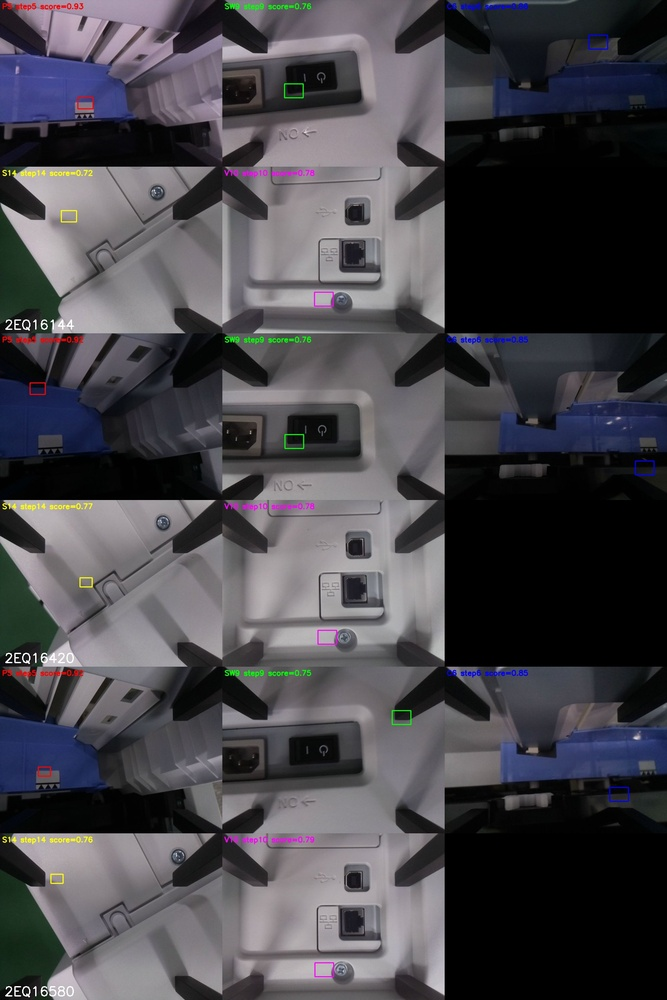
#> input picture reports/box_check_3products.jpg, 667 x 1000 px, shrunk from 1536 x 2304 before the run
$ python -i handcrafted.py   (imports and definitions only)   (older library calls are emulated)
#> lines starting #> are read from the running program, lines starting #| are printed output that depends on the picture
#> further down, picture is the input picture: shape (1000, 667, 3); mean B, G, R 74, 68.7, 70.3
"""수작업(handcrafted) 특징 추출 — CPU 경량 접근의 기본 후보.

EDA(reports/eda_summary.md §6,§7)에서 확인한 두 가지 잡음원에 대응하도록 설계했다:
  - 조명/반사 변화: 원본 밝기(intensity) 대신 그래디언트 방향(형태)을 특징으로 삼는다.
  - 저채도(흰색/회색) 표면의 Hue 불안정: Hue 히스토그램을 채도(Saturation)로 가중해,
    채도가 낮은 픽셀은 자동으로 영향력이 작아지게 한다.
"""
from __future__ import annotations

import cv2
import numpy as np


def edge_orientation_hist(image: np.ndarray, bins: int = 9) -> np.ndarray:
    """그래디언트 방향 히스토그램 (크기로 가중) — 밝기 절대값이 아니라 형태/구조를 포착."""
#> called with bins = 9
    gray = cv2.cvtColor(image, cv2.COLOR_BGR2GRAY) if image.ndim == 3 else image
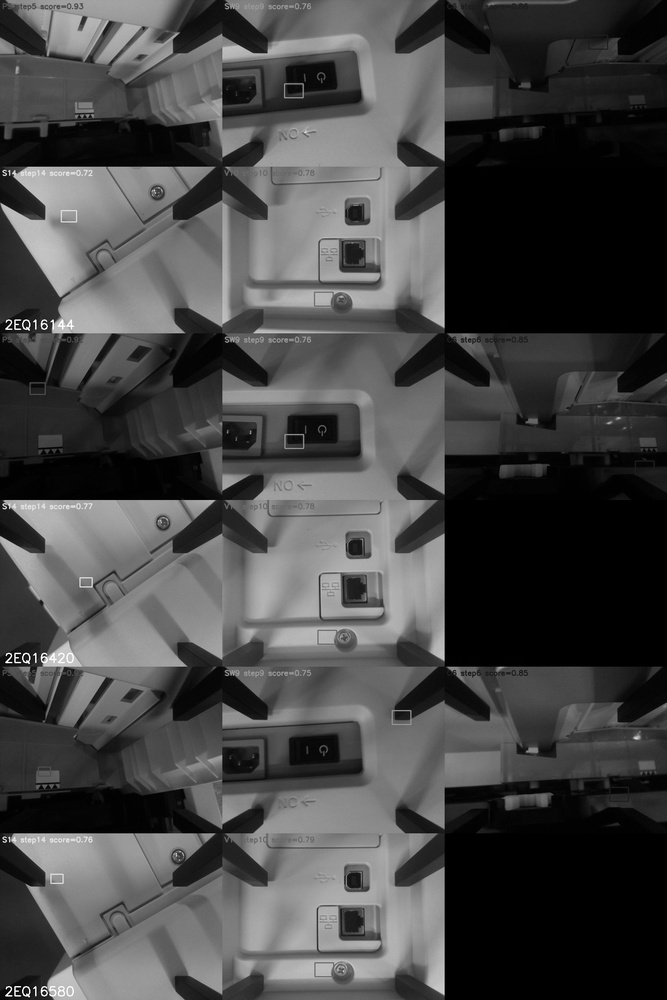
#> gray: shape (1000, 667); min 0, max 255, mean 69.8
    gray = gray.astype(np.float32)
    gx = cv2.Sobel(gray, cv2.CV_32F, 1, 0, ksize=3)
    gy = cv2.Sobel(gray, cv2.CV_32F, 0, 1, ksize=3)
    mag, ang = cv2.cartToPolar(gx, gy, angleInDegrees=True)
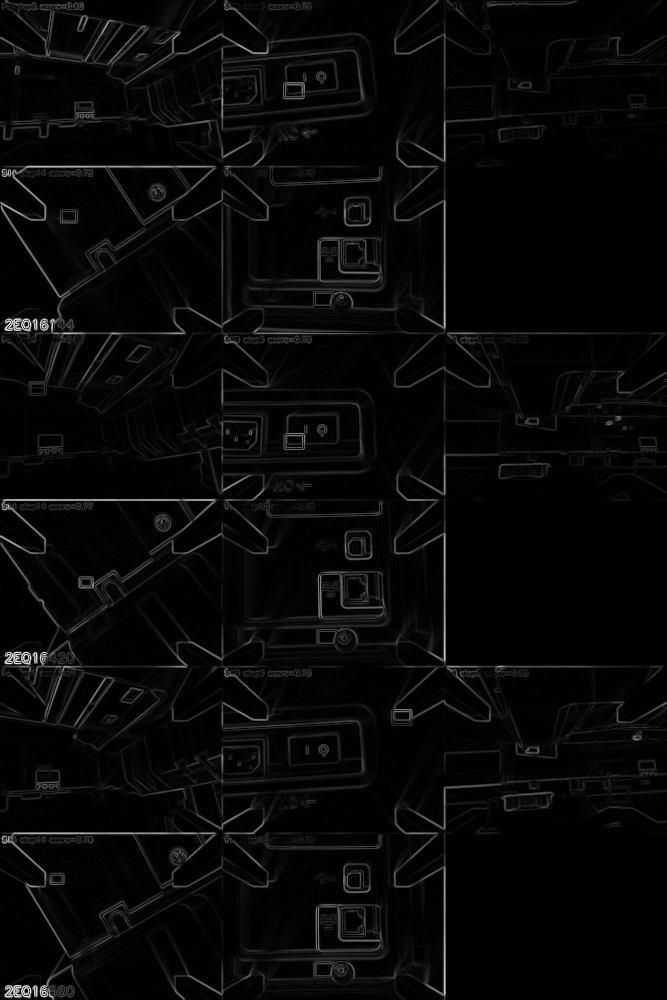
#> mag: shape (1000, 667) float32; min 0, max 1036.7, mean 32.6; drawn with min black and max white
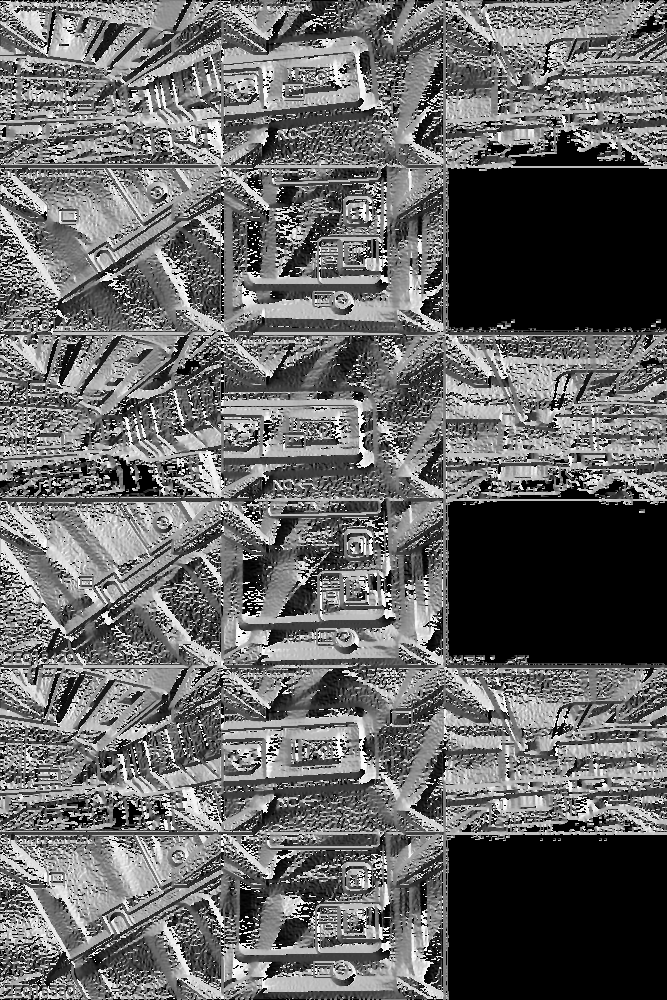
#> ang: shape (1000, 667) float32; min 0, max 359.9, mean 145.4; drawn with min black and max white
    ang = ang % 180.0  # 방향은 0~180도로 접어서 사용 (극성 무시)
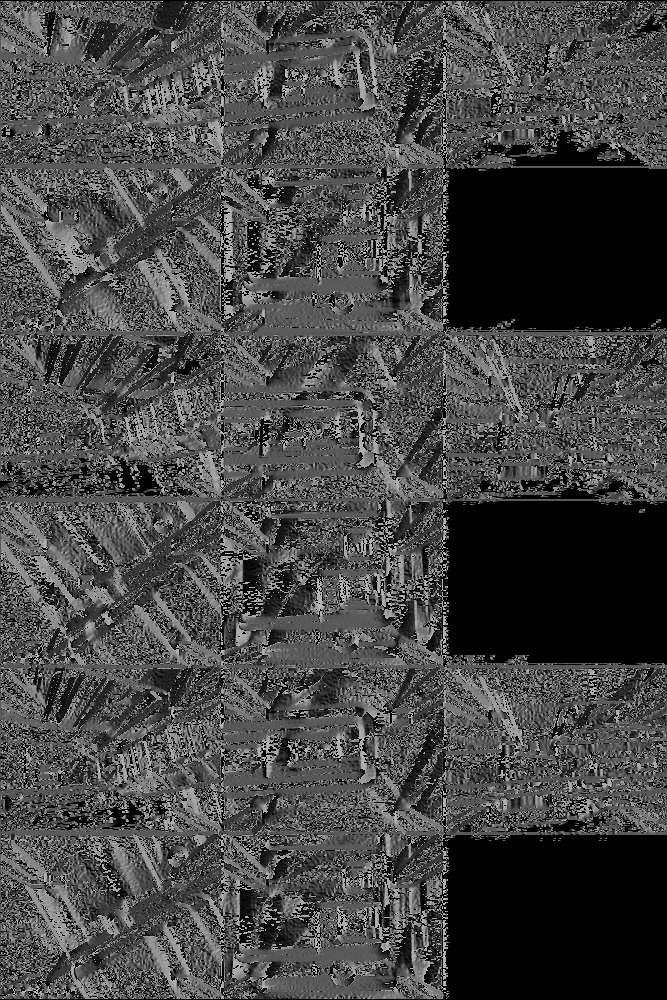
#> ang: shape (1000, 667) float32; min 0, max 179.9, mean 69
    hist, _ = np.histogram(ang, bins=bins, range=(0, 180), weights=mag)
#> hist = [2504115.2, 1562952.6, 2166861.2, 1953284.8, 6256087, 1640700.4, 1721465.2, 1478201.8, 2450302.8]
    total = hist.sum()
#> total = 21733970
    return hist / total if total > 0 else hist


def hue_hist_sat_weighted(image: np.ndarray, bins: int = 12) -> np.ndarray:
    """채도로 가중한 Hue 히스토그램. 저채도(흰/회색) 영역은 자동으로 가중치가 작아진다."""
#> called with bins = 12
    hsv = cv2.cvtColor(image, cv2.COLOR_BGR2HSV)
#> hsv: shape (1000, 667, 3); mean H, S, V 97.6, 32.9, 75.9
    h = hsv[..., 0].astype(np.float32)
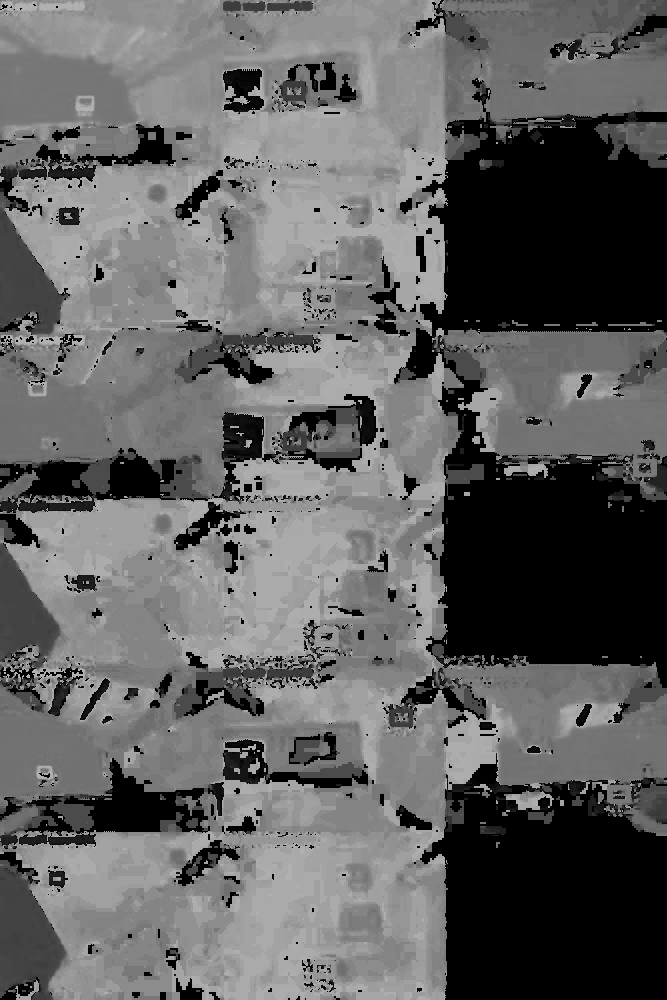
#> h: shape (1000, 667) float32; min 0, max 179, mean 97.6
    s = hsv[..., 1].astype(np.float32)
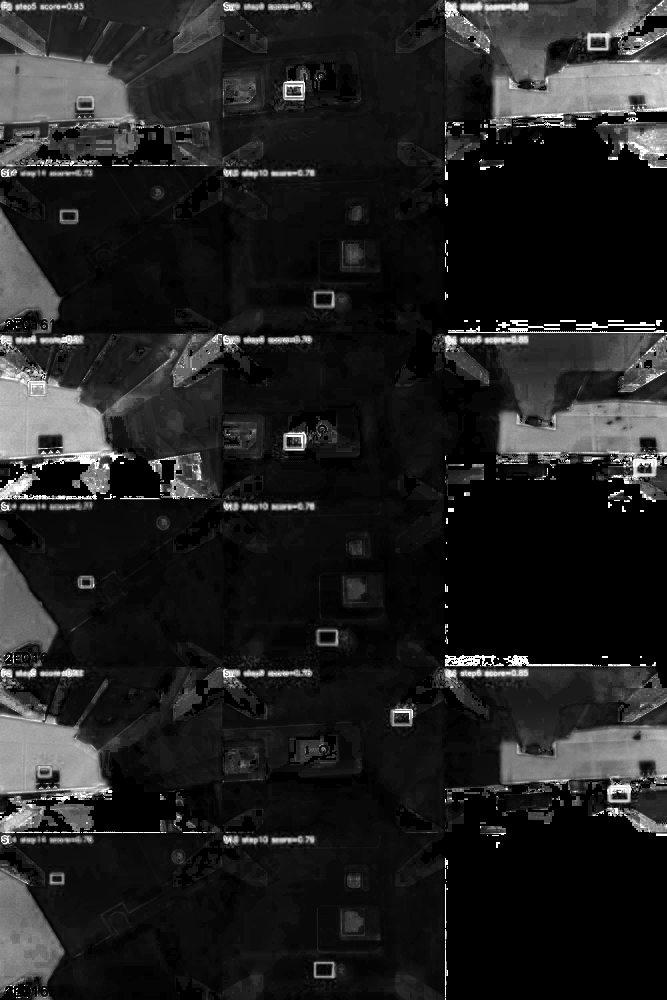
#> s: shape (1000, 667) float32; min 0, max 255, mean 32.9
    hist, _ = np.histogram(h, bins=bins, range=(0, 180), weights=s)
#> hist = [524084, 326160, 434525, 244766, 1881922, 1576041, 862035, 8532263, 3154104, 1611953, 1656025, 1160030]
    total = hist.sum()
#> total = 21963906
    return hist / total if total > 0 else hist


def texture_stats(image: np.ndarray) -> np.ndarray:
    """국소 대비/텍스처 통계 (그레이스케일 평균·표준편차, 라플라시안 평균절대값·표준편차)."""
    gray = cv2.cvtColor(image, cv2.COLOR_BGR2GRAY) if image.ndim == 3 else image
    gray = gray.astype(np.float32)
    lap = cv2.Laplacian(gray, cv2.CV_32F, ksize=3)
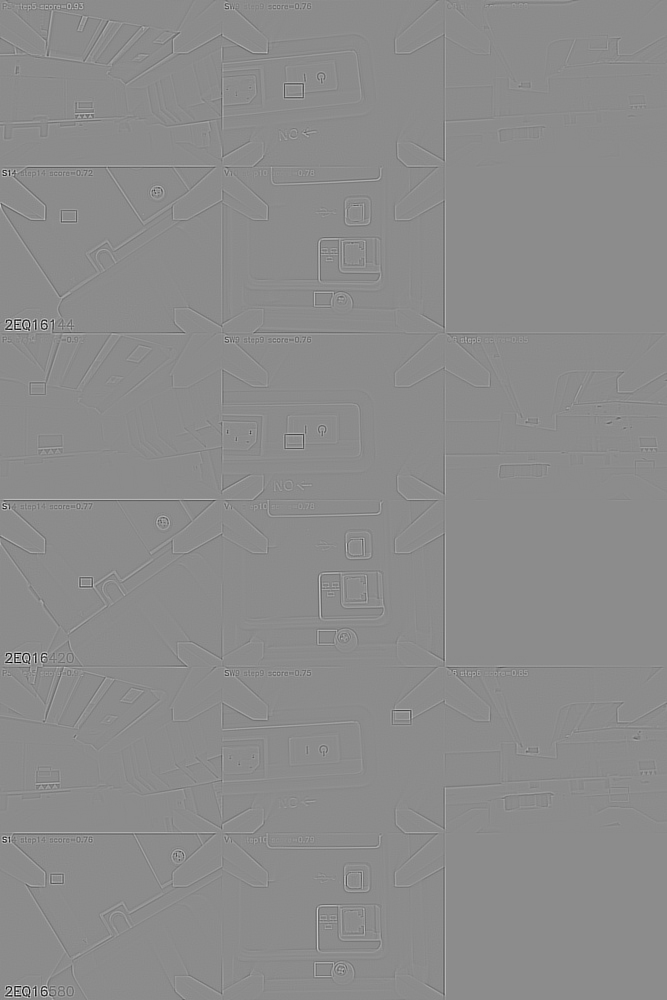
#> lap: shape (1000, 667) float32; min -1682, max 1380, mean 0; drawn with min black and max white
    return np.array([gray.mean(), gray.std(), np.abs(lap).mean(), lap.std()], dtype=np.float32)


def extract_handcrafted(image: np.ndarray) -> np.ndarray:
    """edge_orientation_hist + hue_hist_sat_weighted + texture_stats 를 이어붙인 벡터."""
    return np.concatenate(
        [edge_orientation_hist(image), hue_hist_sat_weighted(image), texture_stats(image)]
    ).astype(np.float32)

>>> import cv2
>>> picture = cv2.imread('../../reports/box_check_3products.jpg')
>>> result = extract_handcrafted(picture)
#> result = 25 values, max 69.78 at index 21, min 0.0111 at index 12, mean 8.74
